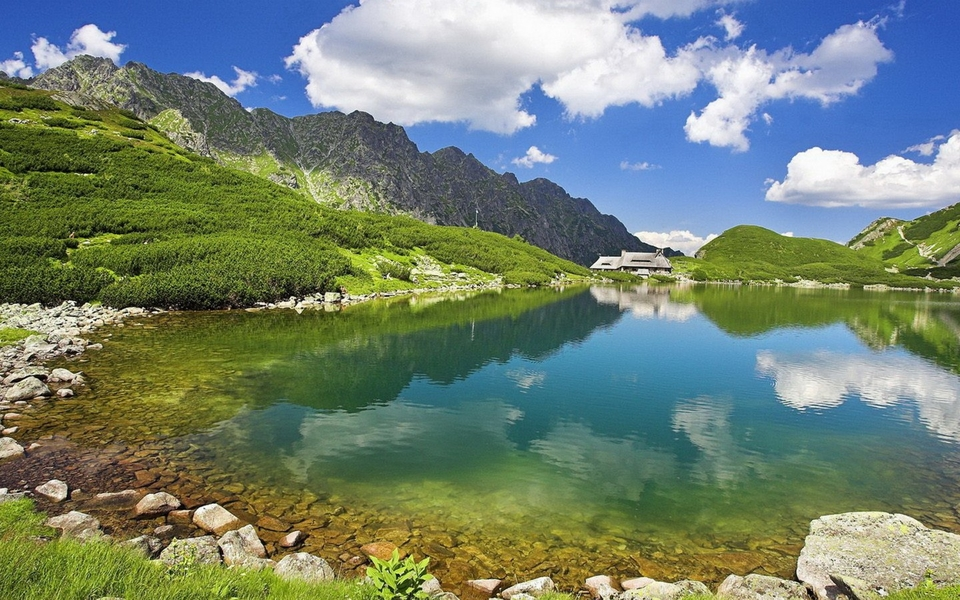
#> input picture scenery.jpg, 960 x 600 px
$ python FiltersApp.py
#> lines starting #> are read from the running program, lines starting #| are printed output that depends on the picture
import cv2
import numpy as np

#we create an empty function which does nothing just as to be called by the createTracker function to fullfill the parameters obligation
def nothing(arg):
    pass

#create a count variable to assign unique number to image names to avoid conflicts or overwriting
count = 0
#create some kernels
identity_kernel = np.array([[0,0,0], [0,1,0], [0,0,0]]) #has no effect on the image
sharpen_kernel = np.array([[0,-1,0], [-1,5,-1], [0,-1,0]]) #sharpens the image
gaussian_kernel = cv2.getGaussianKernel(3,0) #blurs the image
box_kernel = np.array([[1,1,1], [1,1,1], [1,1,1]], np.float32) / 16 #blurs the image in a neat way
#we create a list of kernels
kernels = [identity_kernel, sharpen_kernel, gaussian_kernel, box_kernel]
#load an image
original_image = cv2.imread("scenery.jpg")
#> original_image is the input picture: shape (600, 960, 3); mean B, G, R 113.8, 131.1, 114.6
#we want to save our final changes to the new image
modified_image = original_image.copy()
#convert image to grayscale
gray_original = cv2.cvtColor(original_image,cv2.COLOR_BGR2GRAY)
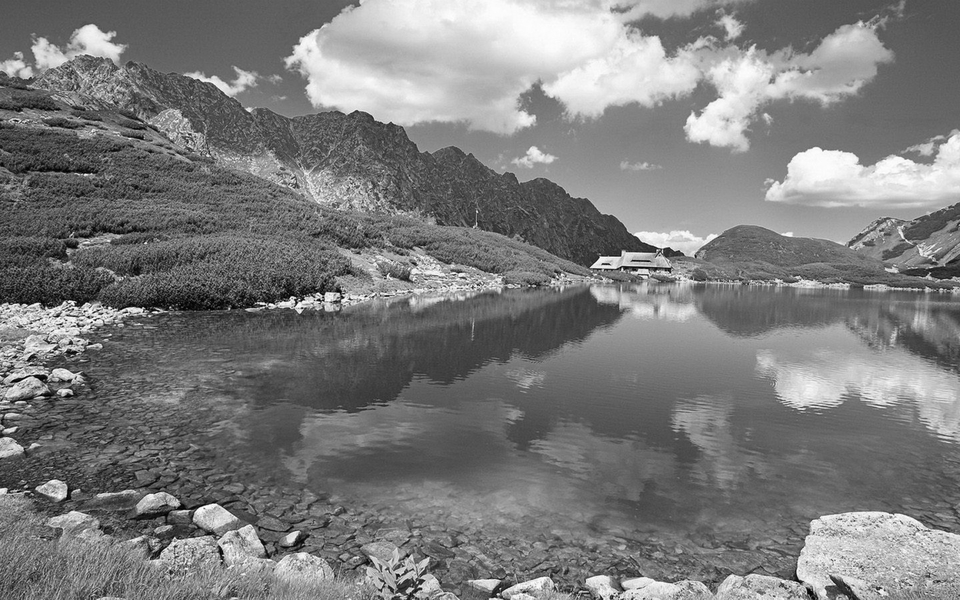
#> gray_original: shape (600, 960); min 0, max 254, mean 124.2
#create a copy of the gray scale image
gray_modified = gray_original.copy()

#create a window
cv2.namedWindow("Application")
#add trackbars to the window
cv2.createTrackbar("Brightness", "Application", 50, 100, nothing) #(name of the trackbar,name of the window,initial value,final value,onCreate function)
cv2.createTrackbar("Contrast", "Application", 1, 100, nothing)
cv2.createTrackbar("Filter", "Application", 0, len(kernels)-1, nothing)
cv2.createTrackbar("GrayScale", "Application", 0, 1, nothing)
#create a UI loop
while True:
    grayScale = cv2.getTrackbarPos("GrayScale", "Application")
    if grayScale == 0:
        #show the image
        cv2.imshow("Application", modified_image)  # (name of the window,image file)
    else:
        cv2.imshow("Application", gray_modified)

    key = cv2.waitKey(1) & 0xFF  #cv2.waitKey(1) returns a value of -1 which is masked using & 0xFF to get char value
#> (key q is pressed here)
    if key == ord('q'): #gives ASCII value of 'q'
        break
    elif key == ord('s'): #gives the ASCII value of 's'
        if grayScale == 0:
            #save the 'modified_image' to a file when no gray scale is applied
            cv2.imwrite("modified {}.png".format(count), modified_image)
        else:
            #save the 'gray_modified' to a file when gray scale is applied
            cv2.imwrite("modified {}.png".format(count), gray_modified)

        count+=1
    #get the trackbar position
    brightness = cv2.getTrackbarPos("Brightness", "Application") #(name of the trackbar,name of the window)
    contrast = cv2.getTrackbarPos("Contrast", "Application")
    kernel = cv2.getTrackbarPos("Filter", "Application")

    #set the brightness and contrast based on the openCV equation
    modified_image = cv2.addWeighted(original_image, contrast, np.zeros(original_image.shape, dtype = original_image.dtype), 0, brightness - 50)
    #set the filters on the image
    modified_image = cv2.filter2D(modified_image, -1, kernels[kernel])

    #set the brightness and contrast on the gray scale image
    gray_modified = cv2.addWeighted(gray_original,contrast,np.zeros(gray_original.shape,dtype = gray_original.dtype),0,brightness - 50)
    #set the filters on the gray scale image
    gray_modified = cv2.filter2D(gray_modified,-1,kernels[kernel])

#destroy all the windows
cv2.destroyAllWindows()

$ run again, with modified 3.png saved as scenery.jpg
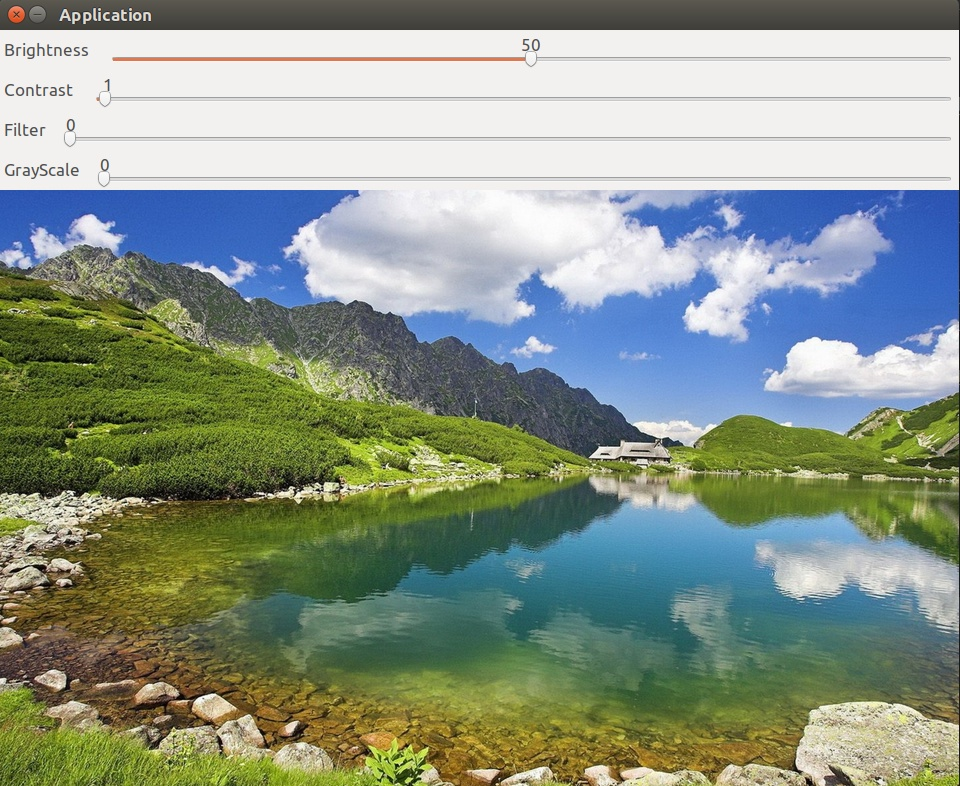
#> input picture modified 3.png, 960 x 786 px
#> original_image is the input picture: shape (786, 960, 3); mean B, G, R 136.6, 150, 138
#> `gray_original = cv2.cvtColor(original_image,cv2.COLOR_BGR2GRAY)`:
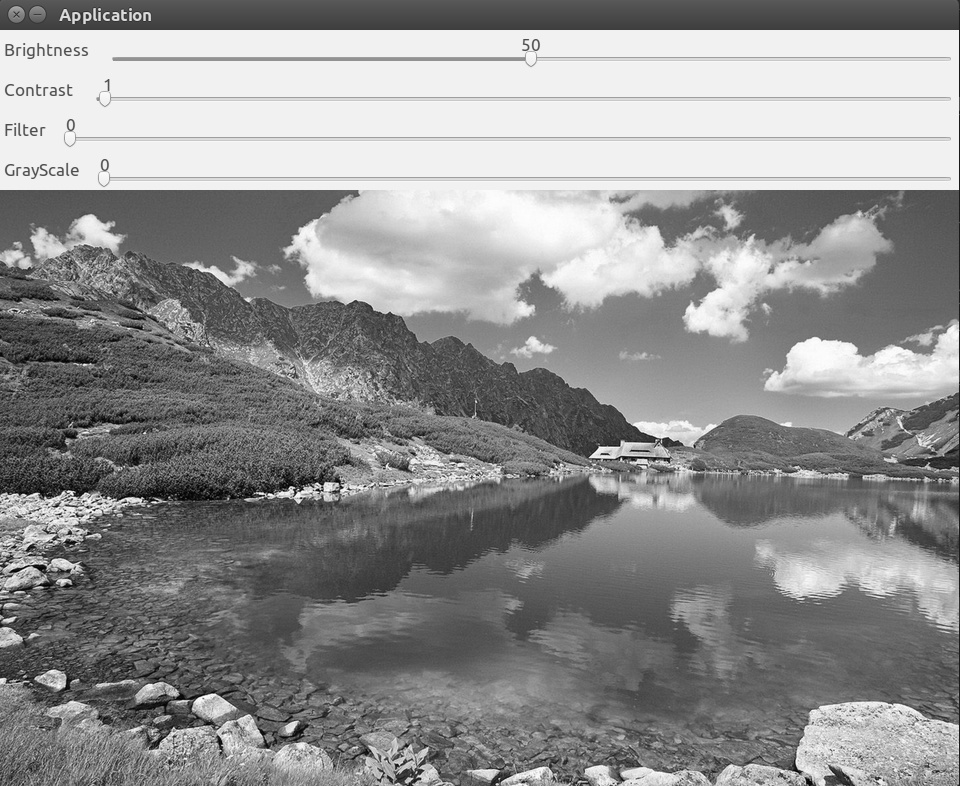
#> gray_original: shape (786, 960); min 0, max 255, mean 144.9
